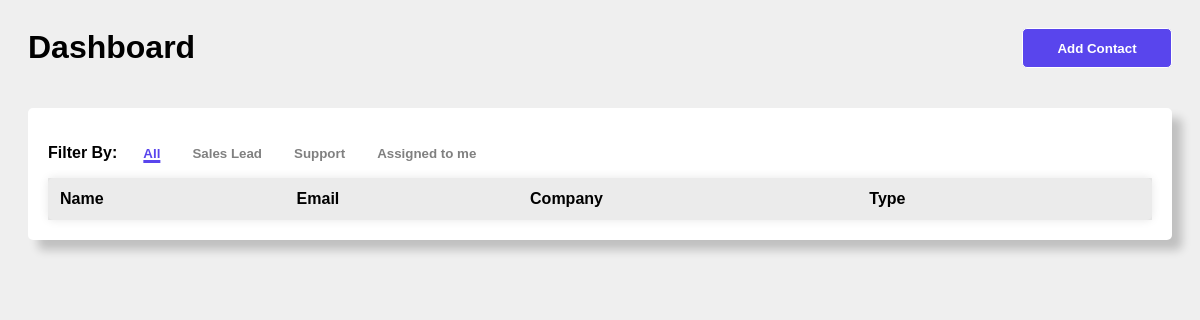
/dashboard.php, run on an earlier commit of the app's database.
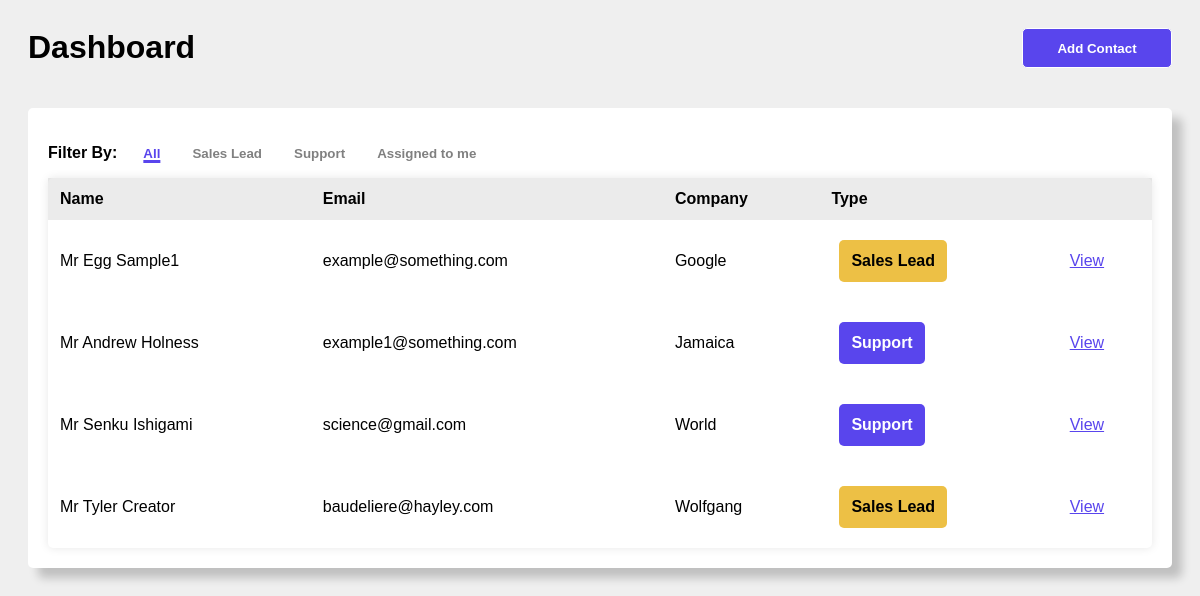
And on a later commit of the database.
### tables this page shows
CREATE TABLE `contacts` (
  `id` int(11) NOT NULL,
  `title` varchar(255) NOT NULL,
  `firstname` varchar(255) NOT NULL,
  `lastname` varchar(255) NOT NULL,
  `email` varchar(255) NOT NULL,
  `telephone` varchar(255) NOT NULL,
  `company` varchar(255) NOT NULL,
  `type` varchar(255) NOT NULL,
  `assigned_to` int(11) NOT NULL,
  `created_by` int(11) NOT NULL,
  `created_at` datetime NOT NULL,
  `updated_at` datetime NOT NULL
);

### dashboard.php (the view, shortened to what this page needs)
<?php
    $pdo = new PDO("mysql:host=localhost;dbname=dolphin_crm","root","");
    $query = $pdo->prepare("SELECT firstname, lastname, email, title, type, company FROM contacts");
    if ($query->execute()){
        $people = array();
        while ($rows = $query->fetch(PDO::FETCH_ASSOC)) {
            $person = array(
                'company' => $rows['company'],
                'title' => $rows['title'],
                'name' => $rows['firstname'] . " " . $rows['lastname'],
                'email' => $rows['email'],
                'type' => $rows['type'],
            );
            $people[] = $person;
        }
    }
?>
<!DOCTYPE html>
<html lang="en">
<head>
    <link rel="stylesheet" href="css/dash.css">
</head>
<body>
    <div id="heading">
        <h1>Dashboard</h1>
        <button id="contact" onclick="addContact(event)">Add Contact</button>
    </div>
        <div id="contraband">
            <div id="selection">
                <p>Filter By: </p>
                <button class="sorting select" onclick="filterTable(event)" data-type="all">All</button>
                <button class="sorting" onclick="filterTable(event)" data-type="Sales Lead">Sales Lead</button>
                <button class="sorting" onclick="filterTable(event)" data-type="support">Support</button>
                <button class="sorting" onclick="filterTable(event)" data-type="assigned">Assigned to me</button>
            </div>
            <table id="userList">
                <thead>
                    <tr>
                        <th>Name</th>
                        <th>Email</th>
                        <th>Company</th>
                        <th>Type</th>
                        <th></th>
                    </tr>
                </thead>
                <tbody>
                    <?php foreach ($people as $person):?>
                        <tr>
                            <td><?=$person['title'] . " " . $person["name"]?></td>
                            <td><?=$person['email']?></td>
                            <td><?=$person['company']?></td>
                            <td class="<?php echo (strpos($person['type'], 'Support') !== false) ? 'support' : 'sales'; ?>"><?=$person['type']?></td>
                            <td><a href=# class="views" data-custom-value="<?=$person['email']?>" onclick="detailView(event)">View</a></td>
                        </tr>
                    <?php endforeach;?>
                </tbody>
            </table>
        </div>
    </body>
</html>

### css/dash.css (style rules this page uses)
table { z-index: 1; box-shadow: 10px 10px 10px rgba(0,0,0,0.2); background-color: white; border-radius: 5px; }
#userList { width: 100%; box-shadow: 0 0 10px rgba(0, 0, 0, 0.1); background-color: #fff; border-collapse: collapse; }
#userList th, #userList td { border: 1px solid #ddd; padding: 12px; text-align: left; }
#userList th { background-color: #80808029; font-family: Arial, Helvetica, sans-serif; }
#userList td { font-family: Arial, Helvetica, sans-serif; }
#userList th, #userList td { border: none; }
h1 { font-family: Arial, Helvetica, sans-serif; }
#contraband { margin: 20px; padding: 20px; z-index: 1; box-shadow: 10px 10px 10px rgba(0,0,0,0.2); background-color: white; border-radius: 5px; }
#contraband p { font-family: Arial, Helvetica, sans-serif; font-weight: 800; }
#selection { display: flex; gap: 20px; }
#heading { margin-left:20px; display: flex; justify-content: space-between; }
#contact { height: 40px; color: white; background-color: #5945ED; width: 150px; border-radius: 5px; border: 1px solid white; font-family: Arial, Helvetica, sans-serif; font-weight: 600; background-position: 5px center; cursor: pointer; margin:20px; }
body { background-color: rgba(128, 128, 128, 0.123); }
.sorting { color: #808080; background: none; border: none; font-weight: bold; cursor: pointer; font-family: arial; }
.views { color: #5945ED; }
.sorting.select { color:#5945ED; text-decoration: underline; text-decoration-thickness: 3px; }
.support { height: fit-content; color: white; background-color: #5945ED; width: fit-content; border-radius: 5px; border: 1px solid white; font-family: Arial, Helvetica, sans-serif; font-weight: 600; margin:20px; display: flex; justify-content: center; align-content: center; }
.sales { color: black; background-color: #edc045; width: fit-content; border-radius: 5px; border: 1px solid white; font-family: Arial, Helvetica, sans-serif; font-weight: 600; background-position: 5px center; margin:20px; display: flex; justify-content: center; }

What changed in the data, as far as the page shows it:
added contacts: title "Mr", name "Egg Sample1", email "example@something.com", company "Google", type "Sales Lead"
added contacts: title "Mr", name "Andrew Holness", email "example1@something.com", company "Jamaica", type "Support"
added contacts: title "Mr", name "Senku Ishigami", email "science@gmail.com", company "World", type "Support"
added contacts: title "Mr", name "Tyler Creator", email "baudeliere@hayley.com", company "Wolfgang", type "Sales Lead"
